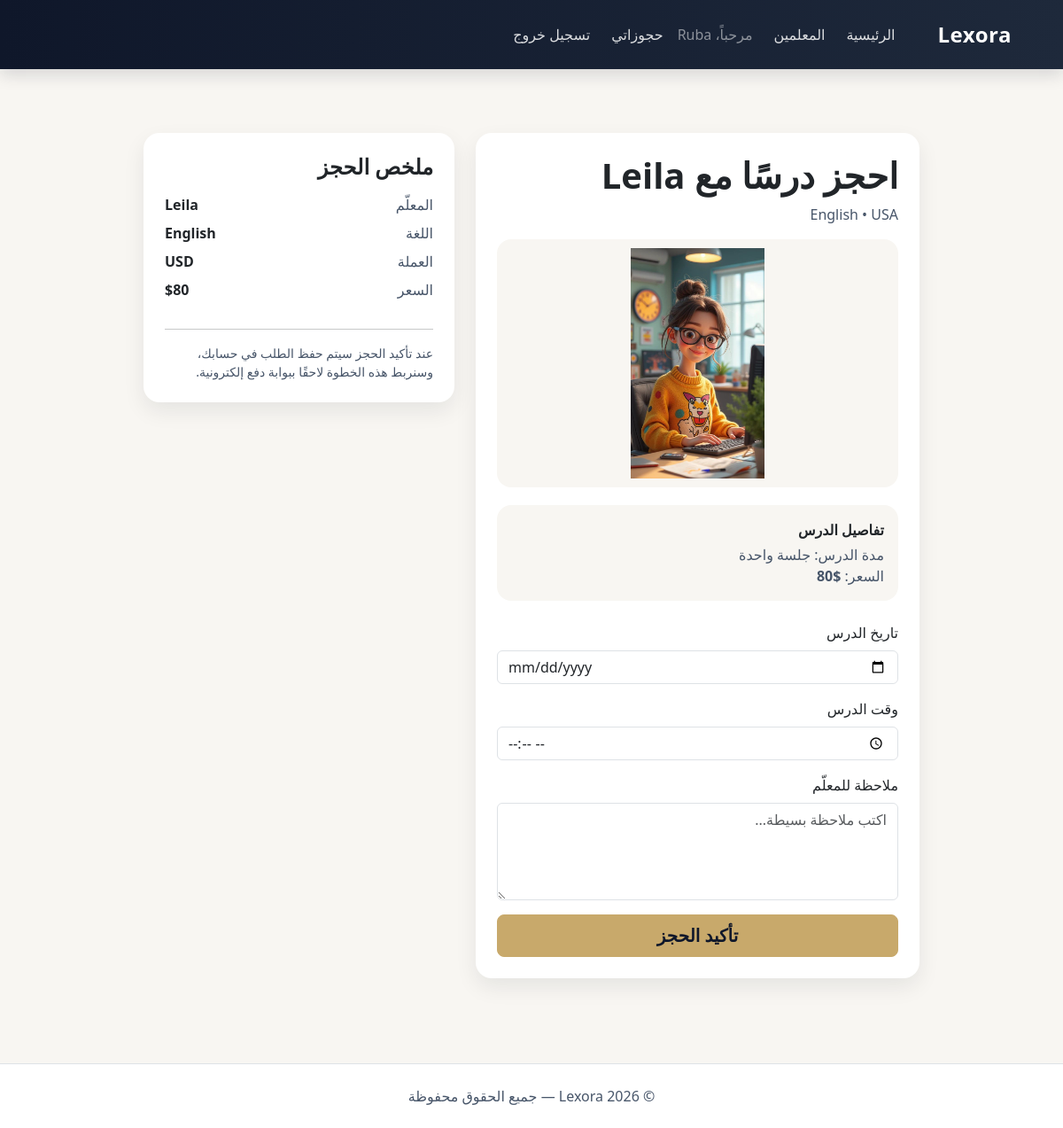
The app's page /tutors/3/book/ (signed in) with its own data.
### main/models.py (models this page shows, shortened)
class Tutor(models.Model):
    user = models.OneToOneField(User, on_delete=models.CASCADE, null=True, blank=True)
    photo = models.ImageField(upload_to="tutors/photos/", blank=True, null=True)
    name = models.CharField(max_length=120)
    language = models.CharField(max_length=50)
    country = models.CharField(max_length=60)
    price = models.PositiveIntegerField(help_text="Price per hour in AED")
    rating = models.DecimalField(max_digits=2, decimal_places=1, default=4.8)
    bio = models.TextField(blank=True)
    lessons = models.PositiveIntegerField(default=0)
    students = models.PositiveIntegerField(default=0)
    is_active = models.BooleanField(default=True)
    created_at = models.DateTimeField(auto_now_add=True)
    updated_at = models.DateTimeField(auto_now=True)

### main/views.py (the view, shortened to what this page needs)
# urls.py: path('tutors/<int:tutor_id>/book/', views.book_lesson, name='book_lesson'),
@login_required
def book_lesson(request, tutor_id):
    tutor = get_object_or_404(Tutor, id=tutor_id, is_active=True)
    return render(request, "main/book_lesson.html", {"tutor": tutor})

### main/templates/main/book_lesson.html (shortened to what this page needs)
{% extends "main/base.html" %}
{% block content %}
<section class="py-5">
  <div class="container" style="max-width: 900px;">
    <div class="row g-4 align-items-start">
      <div class="col-lg-7">
        <div class="card p-4 h-100">
          <h1 class="fw-bold mb-2">احجز درسًا مع {{ tutor.name }}</h1>
          <p class="text-secondary mb-3">{{ tutor.language }} • {{ tutor.country }}</p>
          {% if tutor.photo %}
            <img src="{{ tutor.photo.url }}" alt="{{ tutor.name }}"
                 style="width: 100%; max-height: 280px; object-fit: contain; background:#f8f6f2; border-radius:16px; padding:10px; margin-bottom:20px;">
          {% endif %}
          <div class="p-3 rounded-4 mb-4" style="background:#F8F6F2;">
            <div class="fw-bold mb-1">تفاصيل الدرس</div>
            <div class="text-secondary">مدة الدرس: جلسة واحدة</div>
            <div class="text-secondary">السعر: <strong>${{ tutor.price }}</strong></div>
          </div>
          <form method="post">
            <div class="mb-3">
              <label class="form-label">تاريخ الدرس</label>
              <input type="date" name="lesson_date" class="form-control" required>
            </div>
            <div class="mb-3">
              <label class="form-label">وقت الدرس</label>
              <input type="time" name="lesson_time" class="form-control" required>
            </div>
            <div class="mb-3">
              <label class="form-label">ملاحظة للمعلّم</label>
              <textarea name="note" class="form-control" rows="4" placeholder="اكتب ملاحظة بسيطة..."></textarea>
            </div>
            <button class="btn btn-primary btn-lg w-100">
              تأكيد الحجز
            </button>
          </form>
        </div>
      </div>
      <div class="col-lg-5">
        <div class="card p-4 sticky-top" style="top: 24px;">
          <h4 class="fw-bold mb-3">ملخص الحجز</h4>
          <div class="d-flex justify-content-between mb-2">
            <span class="text-secondary">المعلّم</span>
            <strong>{{ tutor.name }}</strong>
          </div>
          <div class="d-flex justify-content-between mb-2">
            <span class="text-secondary">اللغة</span>
            <strong>{{ tutor.language }}</strong>
          </div>
          <div class="d-flex justify-content-between mb-2">
            <span class="text-secondary">العملة</span>
            <strong>USD</strong>
          </div>
          <div class="d-flex justify-content-between mb-3">
            <span class="text-secondary">السعر</span>
            <strong>${{ tutor.price }}</strong>
          </div>
          <hr>
          <div class="small text-secondary">
            عند تأكيد الحجز سيتم حفظ الطلب في حسابك، وسنربط هذه الخطوة لاحقًا ببوابة دفع إلكترونية.
          </div>
        </div>
      </div>
    </div>
  </div>
</section>
{% endblock %}

### main/templates/main/base.html (shortened to what this page needs)
<!DOCTYPE html>
<html lang="ar" dir="rtl">
<head>
  <link href="https://cdn.jsdelivr.net/npm/bootstrap@5.3.3/dist/css/bootstrap.min.css" rel="stylesheet">
</head>
<body>
  <nav class="navbar navbar-expand-lg navbar-dark navbar-lexora py-3">
    <div class="container">
      <a class="navbar-brand fw-bold" href="/">Lexora</a>
      <div class="collapse navbar-collapse" id="nav">
        <ul class="navbar-nav ms-auto align-items-lg-center gap-lg-2">
          <li class="nav-item">
            <a class="nav-link {% block nav_home_active %}{% endblock %}" href="/">الرئيسية</a>
          </li>
          <li class="nav-item">
            <a class="nav-link" href="/tutors/">المعلمين</a>
          </li>
          {% if user.is_authenticated %}
            <li class="nav-item">
              <span class="navbar-text text-white-50 me-2">مرحباً، {{ user.username }}</span>
            </li>
                     <li class="nav-item">
                      <a class="nav-link" href="/my-bookings/">حجوزاتي</a>
                     </li>
            <li class="nav-item">
              <a class="nav-link" href="/accounts/logout/">تسجيل خروج</a>
            </li>
          {% endif %}
        </ul>
      </div>
    </div>
  </nav>
{% block content %}{% endblock %}
  <footer class="py-4 border-top mt-5">
    <div class="container text-center">
      © {% now "Y" %} Lexora — جميع الحقوق محفوظة
    </div>
  </footer>
</body>
</html>

### main/templates/main/base.html (style rules this page uses)
body { background-color: #F8F6F2; color: #0F172A; font-family: "Segoe UI", Tahoma, sans-serif; }
.navbar-lexora { background: linear-gradient(90deg, #0F172A, #1E293B); box-shadow: 0 6px 18px rgba(15, 23, 42, 0.15); }
.navbar-brand { color: #FFFFFF !important; font-size: 1.5rem; letter-spacing: 0.5px; }
.nav-link { color: rgba(255,255,255,0.85) !important; font-weight: 500; }
.btn-primary { background-color: #C8A96B !important; border-color: #C8A96B !important; color: #0F172A !important; font-weight: 600; }
.card { border: none !important; border-radius: 18px !important; box-shadow: 0 10px 24px rgba(15, 23, 42, 0.08) !important; overflow: hidden; }
.text-secondary { color: #475569 !important; }
footer { background-color: #FFFFFF; color: #475569; }

### records on screen
Tutor: name "Leila", language "English", country "USA", photo (picture), price "80"

### other values on screen
{{ user.username }} "Ruba"
